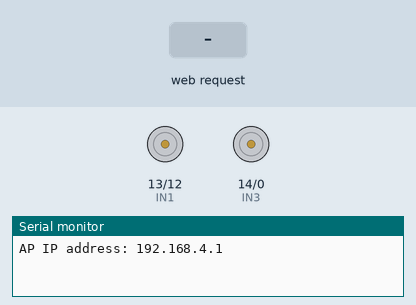
Simulated run of this sketch. Board: ESP8266 (NodeMCU). On the bench: motor-driver pin pairs drawn as motors (green arrow = first pin HIGH = forward, orange = second pin HIGH = backward, longer = more drive, scaled by the enable pin), the last lines printed to the serial monitor. Inputs (shaded band) come from the test bench.

Above: at 1.2 s.
1.3 s: HTTP request GET /?State=F received
At 1.9 s:
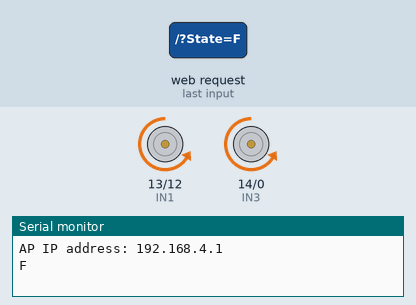
2.8 s: HTTP request GET /?State=B received
At 3.1 s:
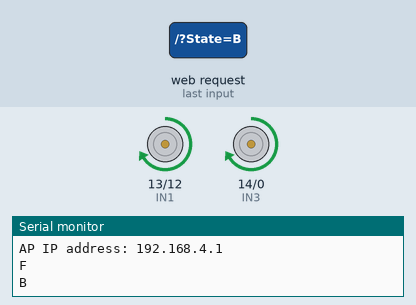
4.3 s: HTTP request GET /?State=L received
At 5.4 s:
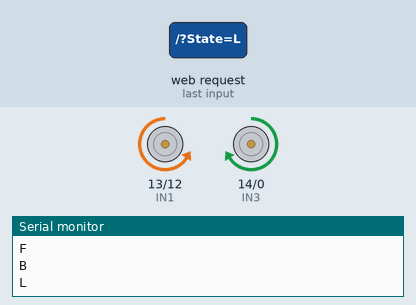
5.8 s: HTTP request GET /?State=R received
At 6.5 s:
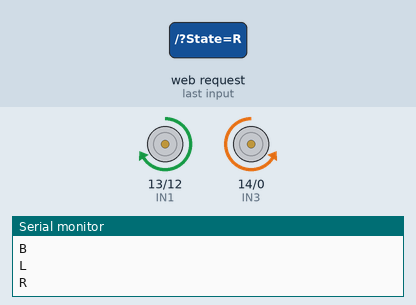
Timing chart, 0 to 8.3 s (numbered marks = the images above; inputs shaded):
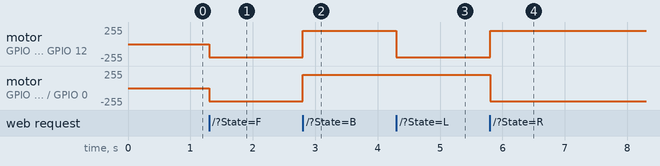

Measured:
- after the input at 1.3 s, motor on GPIO 13 (IN1) / GPIO 12 (IN2), motor on GPIO 14 (IN3) / GPIO 0 (IN4): stopped → backward 199/255 at once
- after the input at 2.8 s, motor on GPIO 13 (IN1) / GPIO 12 (IN2), motor on GPIO 14 (IN3) / GPIO 0 (IN4): backward 199/255 → forward 199/255 at once
- after the input at 4.3 s, motor on GPIO 13 (IN1) / GPIO 12 (IN2): forward 199/255 → backward 199/255 at once
- after the input at 5.8 s, motor on GPIO 13 (IN1) / GPIO 12 (IN2): backward 199/255 → forward 199/255 at once; motor on GPIO 14 (IN3) / GPIO 0 (IN4): forward 199/255 → backward 199/255 at once

The sketch:

Smart_Car.ino
```cpp
#define EnableA   15   // Enable motors Right        GPIO15(D8)
#define EnableB   4    // Enable motors Left         GPIO4 (D2)
#define IN1  13        // L298N in1 motors Right     GPIO13(D7)
#define IN2  12        // L298N in2 motors Right     GPIO12(D6)
#define IN3  14        // L298N in3 motors Left      GPIO14(D5)
#define IN4  0         // L298N in4 motors Left      GPIO0 (D3)
                       //
#include <ESP8266WiFi.h>      //
#include <WiFiClient.h>       //
#include <ESP8266WebServer.h> //

String command;             //String to store app command state.
int speedCar = 800;         // 400 - 1023.
int speed_Coeff = 3;

const char* ssid = "Smart Car Profe Pablo";
ESP8266WebServer server(80);

void setup() {

 pinMode(EnableA, OUTPUT);
 pinMode(EnableB, OUTPUT);
 pinMode(IN1, OUTPUT);
 pinMode(IN2, OUTPUT);
 pinMode(IN3, OUTPUT);
 pinMode(IN4, OUTPUT);

  Serial.begin(115200);

// Connecting WiFi

  WiFi.mode(WIFI_AP);
  WiFi.softAP(ssid);

  IPAddress myIP = WiFi.softAPIP();
  Serial.print("AP IP address: ");
  Serial.println(myIP);

 // Starting WEB-server
     server.on ( "/", HTTP_handleRoot );
     server.onNotFound ( HTTP_handleRoot );
     server.begin();
}

void goAhead(){

      digitalWrite(IN1, LOW);
      digitalWrite(IN2, HIGH);
      analogWrite(EnableA, speedCar);

      digitalWrite(IN3, LOW);
      digitalWrite(IN4, HIGH);
      analogWrite(EnableB, speedCar);
  }

void goBack(){

      digitalWrite(IN1, HIGH);
      digitalWrite(IN2, LOW);
      analogWrite(EnableA, speedCar);

      digitalWrite(IN3, HIGH);
      digitalWrite(IN4, LOW);
      analogWrite(EnableB, speedCar);
  }

void goRight(){

      digitalWrite(IN1, HIGH);
      digitalWrite(IN2, LOW);
      analogWrite(EnableA, speedCar);

      digitalWrite(IN3, LOW);
      digitalWrite(IN4, HIGH);
      analogWrite(EnableB, speedCar);
  }

void goLeft(){

      digitalWrite(IN1, LOW);
      digitalWrite(IN2, HIGH);
      analogWrite(EnableA, speedCar);

      digitalWrite(IN3, HIGH);
      digitalWrite(IN4, LOW);
      analogWrite(EnableB, speedCar);
  }

void goAheadRight(){

      digitalWrite(IN1, LOW);
      digitalWrite(IN2, HIGH);
      analogWrite(EnableA, speedCar/speed_Coeff);

      digitalWrite(IN3, LOW);
      digitalWrite(IN4, HIGH);
      analogWrite(EnableB, speedCar);
   }

void goAheadLeft(){

      digitalWrite(IN1, LOW);
      digitalWrite(IN2, HIGH);
      analogWrite(EnableA, speedCar);

      digitalWrite(IN3, LOW);
      digitalWrite(IN4, HIGH);
      analogWrite(EnableB, speedCar/speed_Coeff);
  }

void goBackRight(){

      digitalWrite(IN1, HIGH);
      digitalWrite(IN2, LOW);
      analogWrite(EnableA, speedCar/speed_Coeff);

      digitalWrite(IN3, HIGH);
      digitalWrite(IN4, LOW);
      analogWrite(EnableB, speedCar);
  }

void goBackLeft(){

      digitalWrite(IN1, HIGH);
      digitalWrite(IN2, LOW);
      analogWrite(EnableA, speedCar);

      digitalWrite(IN3, HIGH);
      digitalWrite(IN4, LOW);
      analogWrite(EnableB, speedCar/speed_Coeff);
  }

void stopRobot(){

      digitalWrite(IN1, LOW);
      digitalWrite(IN2, LOW);
      analogWrite(EnableA, speedCar);

      digitalWrite(IN3, LOW);
      digitalWrite(IN4, LOW);
      analogWrite(EnableB, speedCar);
 }

void loop() {
    server.handleClient();

      command = server.arg("State");
      if (command == "F") goAhead();
      else if (command == "B") goBack();
      else if (command == "L") goLeft();
      else if (command == "R") goRight();
      else if (command == "I") goAheadRight();
      else if (command == "G") goAheadLeft();
      else if (command == "J") goBackRight();
      else if (command == "H") goBackLeft();
      else if (command == "0") speedCar = 400;
      else if (command == "1") speedCar = 470;
      else if (command == "2") speedCar = 540;
      else if (command == "3") speedCar = 610;
      else if (command == "4") speedCar = 680;
      else if (command == "5") speedCar = 750;
      else if (command == "6") speedCar = 820;
      else if (command == "7") speedCar = 890;
      else if (command == "8") speedCar = 960;
      else if (command == "9") speedCar = 1023;
      else if (command == "S") stopRobot();
}

void HTTP_handleRoot(void) {

if( server.hasArg("State") ){
       Serial.println(server.arg("State"));
  }
  server.send ( 200, "text/html", "" );
  delay(1);
}
```
